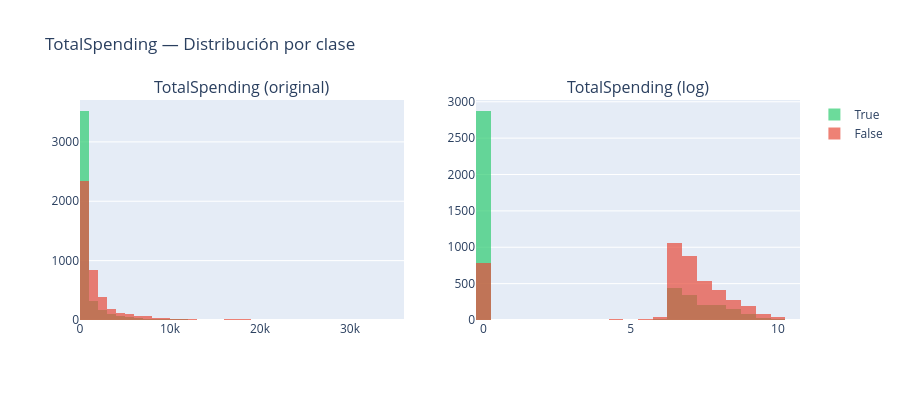

The notebook cell saved with this chart:
### Markdown cell above
### **5.1 TotalSpending**

### Code cell
spending_cols = ['RoomService', 'FoodCourt', 'ShoppingMall', 'Spa', 'VRDeck']
df['TotalSpending'] = df[spending_cols].fillna(0).sum(axis=1)
df['TotalSpending_Log'] = np.log1p(df['TotalSpending'])

for col in ['TotalSpending', 'TotalSpending_Log']:
    g_true, g_false, stat, p, corr = analizar_numerica(df, col)
    print(f'{col}: correlación={corr:.3f}  |  p-valor={p:.2e}')

fig = make_subplots(rows=1, cols=2,
                    subplot_titles=['TotalSpending (original)', 'TotalSpending (log)'])

for col, r, c, color_t, color_f in [
    ('TotalSpending', 1, 1, '#2ecc71', '#e74c3c'),
    ('TotalSpending_Log', 1, 2, '#2ecc71', '#e74c3c')
]:
    g_t = df[df['Transported']==True][col]
    g_f = df[df['Transported']==False][col]
    fig.add_trace(go.Histogram(x=g_t, name='True',  opacity=0.7,
                               marker_color=color_t, nbinsx=50,
                               showlegend=(col=='TotalSpending')), row=1, col=c)
    fig.add_trace(go.Histogram(x=g_f, name='False', opacity=0.7,
                               marker_color=color_f, nbinsx=50,
                               showlegend=(col=='TotalSpending')), row=1, col=c)

fig.update_layout(barmode='overlay', height=400,
                  title='TotalSpending — Distribución por clase')
fig.show()

### Figure 1 — Plotly figure (JSON) as saved in the notebook; plotly's stock layout.template omitted (floating-point values rounded to 4 significant figures; data arrays with more than 128 entries replaced by an {"elided": "..."} marker saying what was removed)
{"data": [{"marker": {"color": "#2ecc71"}, "name": "True", "nbinsx": 50, "opacity": 0.7, "showlegend": true, "type": "histogram", "x": {"elided": "4378 int values"}, "xaxis": "x", "yaxis": "y"}, {"marker": {"color": "#e74c3c"}, "name": "False", "nbinsx": 50, "opacity": 0.7, "showlegend": true, "type": "histogram", "x": {"elided": "4315 int values"}, "xaxis": "x", "yaxis": "y"}, {"marker": {"color": "#2ecc71"}, "name": "True", "nbinsx": 50, "opacity": 0.7, "showlegend": false, "type": "histogram", "x": {"elided": "4378 float values"}, "xaxis": "x2", "yaxis": "y2"}, {"marker": {"color": "#e74c3c"}, "name": "False", "nbinsx": 50, "opacity": 0.7, "showlegend": false, "type": "histogram", "x": {"elided": "4315 float values"}, "xaxis": "x2", "yaxis": "y2"}], "layout": {"annotations": [{"font": {"size": 16}, "showarrow": false, "text": "TotalSpending (original)", "x": 0.225, "xanchor": "center", "xref": "paper", "y": 1, "yanchor": "bottom", "yref": "paper"}, {"font": {"size": 16}, "showarrow": false, "text": "TotalSpending (log)", "x": 0.775, "xanchor": "center", "xref": "paper", "y": 1, "yanchor": "bottom", "yref": "paper"}], "barmode": "overlay", "height": 400, "title": {"text": "TotalSpending — Distribución por clase"}, "xaxis": {"anchor": "y", "domain": [0, 0.45]}, "xaxis2": {"anchor": "y2", "domain": [0.55, 1]}, "yaxis": {"anchor": "x", "domain": [0, 1]}, "yaxis2": {"anchor": "x2", "domain": [0, 1]}}}
